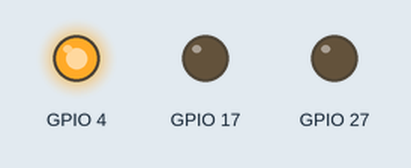
This program was run on a simulated Raspberry Pi (BCM pin numbers). Parts: output pins drawn as LEDs (lit = HIGH). At 36.0 s the program stops and its outputs stay as they are.

Above: at 3.0 s.
At 7.5 s:
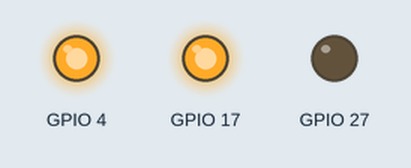
At 12.0 s:
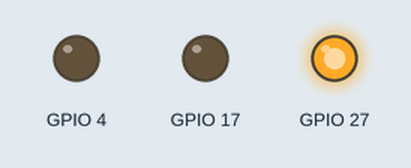
At 16.5 s:
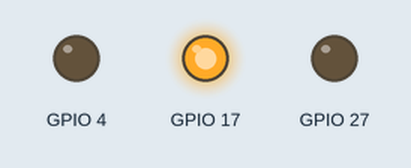
Timing chart, 0 to 23.4 s (numbered marks = the images above):
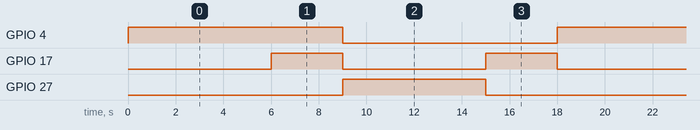

The program:

traffic.py
```python
import time
import RPi.GPIO as GPIO

GPIO.setmode(GPIO.BCM)
GPIO.setup(4, GPIO.OUT)
GPIO.setup(17, GPIO.OUT)
GPIO.setup(27, GPIO.OUT)

for i in range(2):
	GPIO.output(4, True)
	time.sleep(6)
	GPIO.output(17, True)
	time.sleep(3)
	GPIO.output(4, False)
	GPIO.output(17, False)
	GPIO.output(27, True)
	time.sleep(6)
	GPIO.output(27, False)
	GPIO.output(17, True)
	time.sleep(3)
	GPIO.output(17, False)

GPIO.cleanup()
```

Measured:
- by itself, GPIO 4: alternates HIGH for 9.0 s and LOW for 9.0 s
- by itself, GPIO 17: alternates HIGH for 3.0 s and LOW for 6.0 s
- by itself, GPIO 27: alternates HIGH for 6.0 s and LOW for 12.0 s
